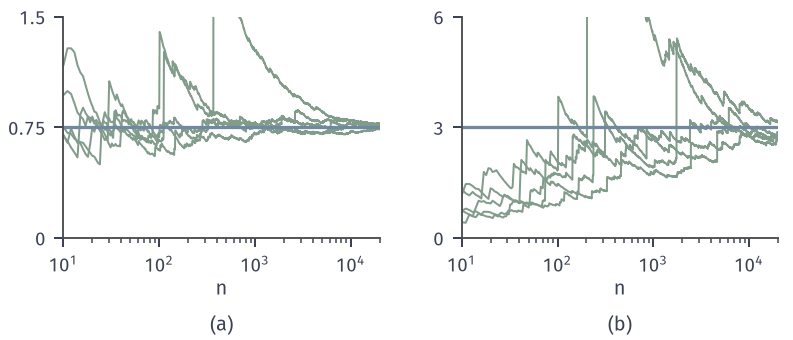

Recreate this plot in Python.
from pathlib import Path
import sys
HERE = Path(__file__).resolve().parent
sys.path.insert(0, str(HERE.parent/"pgrad-common"))
from pgrad_fig import *
# X has density 3 x^{-4} on [1, inf) (generated as (1-U)^{-1/3}); J(theta) = E[X^theta] = 3/(3-theta), theta < 3.
# Direct-derivative samples G = X^theta ln X, E[G] = 3/(3-theta)^2.  E[G^2] < inf iff theta < 3/2.
# Running averages of G for 5 seeded paths, n = 1..20000: (a) theta = 1 (truth 0.75), (b) theta = 2 (truth 3).
rng = np.random.default_rng(SEED)
N = 20000; n = np.arange(1, N+1)
fig, axs = figure(width_mm=112, height_mm=48, ncols=2)
panel(fig, left=.08, right=.98, bottom=.3, top=.95, wspace=.26)
facts = {}
for ax, th, yl in [(axs[0], 1.0, (0, 1.5)), (axs[1], 2.0, (0, 6))]:
    truth = 3/(3-th)**2
    for k in range(5):
        X = (1-rng.random(N))**(-1/3); G = X**th*np.log(X)
        m = np.cumsum(G)/n
        ax.plot(n, m, color=GREEN, lw=.8)
        facts[f'theta{th}_path{k}_final'] = float(m[-1])
    ax.axhline(truth, color=BLUE, lw=1.3)
    ax.set_xscale('log'); ax.set_xlim(10, N); ax.set_ylim(*yl)
    axlab(ax, r'$n$')
    facts[f'truth_{th}'] = truth
axs[0].set_yticks([0, .75, 1.5]); axs[0].set_yticklabels(['0', '0.75', '1.5']); axs[1].set_yticks([0, 3, 6])
tags(fig, axs)
save(fig, HERE, 'figure', facts)
